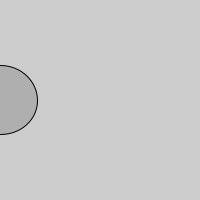
Frame 1 (no input)
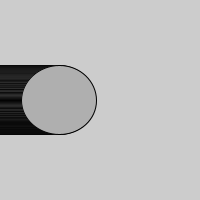
Frame 60 (the mouse pressed at the canvas centre just before this capture)
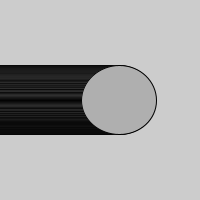
Frame 120 (the mouse held since frame 60 and released just before this capture)

The Processing sketch that drew these frames (run headless with seeded random() and noise(); from frame 60 on, the mouse is pressed at the canvas centre):

// Processing sketch: day_1_1
// ── day_1_1.pde

int circleX = 0;
int circleY = 100;
void setup(){
  size(200,200);
}
void draw(){
  stroke(0);
  fill(175);
  ellipse(circleX,circleY,75,69);
circleX = circleX + 1;
}
